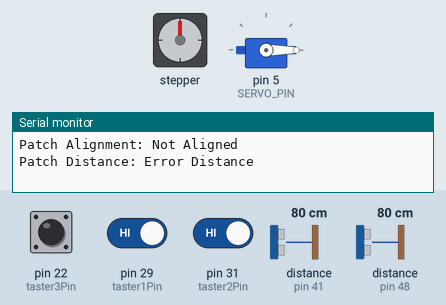
The sketch below on a simulated Arduino Mega 2560, built with avr-gcc and run on an emulated ATmega2560. On the bench: stepper motor, servo, the last lines printed to the serial monitor. Wiring (inferred from the names in the program): stepper motor driver (200 steps per turn assumed): step pin 2; direction pin 3; enable pin 4. The test bench sets the inputs (shaded band); at power-on: pin 22 (taster3Pin) HIGH, pin 29 (taster1Pin) HIGH, pin 31 (taster2Pin) HIGH, distance to the obstacle (sensors on pin 41, pin 48) 80 cm.

Above: at 1.2 s.
1.3 s: pin 22 (taster3Pin) pulled LOW for 0.15 s
5.9 s: pin 29 (taster1Pin) driven LOW and pin 31 (taster2Pin) driven LOW
At 6.7 s:
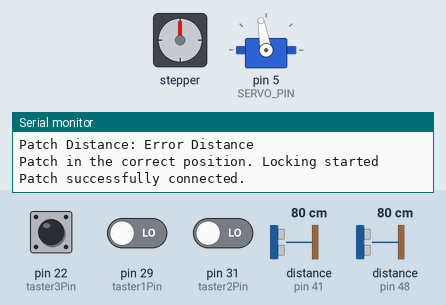
Timing chart, 0 to 28.3 s (numbered marks = the images above; inputs shaded):
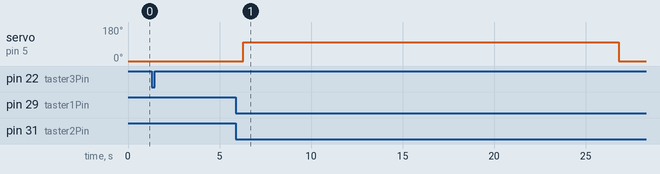

The sketch:

004_1_Patch_attaching_to_Strut.ino
```cpp
// =============================================
//  Project:  Masterthesis
//  Author:   Lukas Bartschinski
//  Date:     26.03.2026
//  Description:
//  This sketch controls two VL53L0X distance sensors, one stepper motor, and one servo motor
// =============================================

#include <Wire.h>
#include <VL53L0X.h>
#include <Servo.h>

// =============================================
//               Pin Definitions
// =============================================

// XSHUT pins for VL53L0X sensors
const int sensor1XSHUT = 8;
const int sensor2XSHUT = 9;

// Limit switch pins
const int taster1Pin = 29;  // Limit switch Nr. 1 Joint
const int taster2Pin = 31;  // Limit switch Nr. 2 Joint
const int taster3Pin = 22;  // Limit switch Nr. 3 Patch
const int taster4Pin = 35;  // Limit switch Nr. 4 (Backup)

// Stepper motor control pins
#define STEP_PIN 2    // Step signal (PWR on TB6600)
#define DIR_PIN 3     // Direction signal (PUL on TB6600)
#define ENA_PIN 4     // Enable signal (ENBL on TB6600)

// NEMA 17 Stepper Motor settings: 1.46A (ON;ON;OFF) / 12V

// Servo motor pin
#define SERVO_PIN 5   // Servo motor pin

// =============================================
//               Constants
// =============================================

// VOF sensor offsets
const int SENSOR_OFFSET1_STRUT = 77;  // Offset for Strut alignment (mm)
const int SENSOR_OFFSET2_STRUT = 67;  // Offset for Strut alignment (mm)
const int SENSOR_OFFSET1_PATCH = 77;  // Offset for Patch alignment (mm)
const int SENSOR_OFFSET2_PATCH = 67;  // Offset for Patch alignment (mm)

// Stepper motor --> step delay in microseconds
const int STEP_DELAY_US_INITIAL = 500; // 500 µs delay for initial steps

// Servo motor angles
const int SERVO_PICKUP_ANGLE = 100;   // Angle for patch pickup
const int SERVO_RELEASE_ANGLE = 0;   // Angle for patch release

// Other
const unsigned long PRINT_DELAY = 1000; // Delay for serial output in ms

// =============================================
//               Global Variables
// =============================================

// VOF sensor objects
VL53L0X sensor1;
VL53L0X sensor2;

// Servo motor object
Servo patchServo;

// Process state tracking
enum ProcessState {
  WAIT_FOR_PATCH_ALIGNMENT,
  PATCH_PICKUP,
  WAIT_FOR_STRUT_ALIGNMENT,
  MOVE_MOTOR,
  WAIT_DELAY,
  PATCH_ATTACH,
  MOVE_MOTOR_BACKWARD
};
ProcessState currentState = WAIT_FOR_PATCH_ALIGNMENT;

// Variables for delay and step counting
unsigned long delayStartTime = 0;
unsigned long stepCounter = 0;
const unsigned long MOTOR_STEPS = 12000; // Steps after alignment

// Global state variables
bool patchPickedUp = false;
bool patchAttached = false;

// =============================================
//  SETUP: Initialize hardware and sensors
// =============================================

void setup() {
  Serial.begin(9600);
  Wire.begin();  // Initialize I²C bus

  // Set XSHUT pins as outputs
  pinMode(sensor1XSHUT, OUTPUT);
  pinMode(sensor2XSHUT, OUTPUT);

  // Reset both VL53L0X sensors
  digitalWrite(sensor1XSHUT, LOW);
  digitalWrite(sensor2XSHUT, LOW);
  delay(10);

  // Start VL53L0X sensor 1 and set address
  digitalWrite(sensor1XSHUT, HIGH);
  delay(10);
  sensor1.init(true);
  sensor1.setAddress(0x30);  // New address for sensor 1
  delay(10);

  // Start VL53L0X sensor 2 (default address 0x29)
  digitalWrite(sensor2XSHUT, HIGH);
  delay(10);
  sensor2.init(true);
  sensor2.setAddress(0x29);  // Default address for sensor 2
  delay(10);

  // Start continuous measurement
  sensor1.startContinuous(50);
  sensor2.startContinuous(50);

  // Initialize limit switches
  pinMode(taster1Pin, INPUT_PULLUP);
  pinMode(taster2Pin, INPUT_PULLUP);
  pinMode(taster3Pin, INPUT_PULLUP);
  pinMode(taster4Pin, INPUT_PULLUP);

  // Initialize stepper motor pins
  pinMode(STEP_PIN, OUTPUT);
  pinMode(DIR_PIN, OUTPUT);
  pinMode(ENA_PIN, OUTPUT);

  // Initialize servo motor
  patchServo.attach(SERVO_PIN);
  patchServo.write(SERVO_RELEASE_ANGLE);  // Servo in initial position

  Serial.println("EE system ready. Waiting for patch alignment");
}

// =============================================
//  LOOP: Main program loop
// =============================================

void loop() {
  switch (currentState) {
    case WAIT_FOR_PATCH_ALIGNMENT:
      waitForPatchAlignment();
      break;
    case PATCH_PICKUP:
      patchPickup();
      break;
    case WAIT_FOR_STRUT_ALIGNMENT:
      waitForStrutAlignment();
      break;
    case MOVE_MOTOR:
      moveMotor();
      break;
    case WAIT_DELAY:
      waitDelay();
      break;
    case PATCH_ATTACH:
      patchAttach();
      break;
    case MOVE_MOTOR_BACKWARD:
      moveMotorBackward();
      break;
  }
}

// ========================================================================================
//  Function --> waitForPatchAlignment: Wait for correct patch alignment using VL53L0X sensors
// ========================================================================================

void waitForPatchAlignment() {
  static unsigned long lastDistancePrint = 0;

  if (millis() - lastDistancePrint >= PRINT_DELAY) {
    int distance1 = sensor1.readRangeContinuousMillimeters();
    int distance2 = sensor2.readRangeContinuousMillimeters();
    int adjustedDistance1 = distance1 - SENSOR_OFFSET1_PATCH;
    int adjustedDistance2 = distance2 - SENSOR_OFFSET2_PATCH;

    if (sensor1.timeoutOccurred() || sensor2.timeoutOccurred()) {
      Serial.println("Error: VL53L0X-Sensor - Timeout");
    } else {
      Serial.print("Distance to Patch (S1): ");
      Serial.print(adjustedDistance1);
      Serial.print(" mm | Distance to Patch (S2): ");
      Serial.print(adjustedDistance2);
      Serial.println(" mm");

      // Check alignment
      bool aligned = abs(adjustedDistance1 - adjustedDistance2) <= 3;
      Serial.print("Patch Alignment: ");
      Serial.println(aligned ? "Aligned" : "Not Aligned");

      // Check distance alignment
      bool correctDistance = (adjustedDistance1 < 10 && adjustedDistance1 > 0) &&
                             (adjustedDistance2 < 10 && adjustedDistance2 > 0);
      Serial.print("Patch Distance: ");
      Serial.println(correctDistance ? "Correct Distance" : "Error Distance");

      if (aligned && correctDistance) {
        Serial.println("Patch is correctly aligned AND within the correct distance. Ready for pickup...");
      }
    }
    lastDistancePrint = millis();
  }

  // Proceed to pickup if patch is aligned and endstop 3 is pressed
  if (digitalRead(taster3Pin) == LOW) {
    currentState = PATCH_PICKUP;
  }
}

// ========================================================================================
//  Function --> patchPickup: Rotate servo to pickup the patch
// ========================================================================================

void patchPickup() {
  if (!patchPickedUp) {
    Serial.println("Patch in the correct position. Locking started");
    delay(5000); // Delay after endstop activation: wait 5 seconds
    patchServo.write(SERVO_PICKUP_ANGLE);  // Servo rotates to pickup angle
    Serial.println("Patch successfully connected.");
    patchPickedUp = true;
    delay(3000); // Delay after pickup: wait 3 seconds
  }

  if (patchPickedUp) {
    currentState = WAIT_FOR_STRUT_ALIGNMENT;
    stepCounter = 0;
  }
}

// ===========================================================================
//  waitForStrutAlignment: Wait for correct strut alignment and distance
// ===========================================================================

void waitForStrutAlignment() {
  static unsigned long lastDistancePrint = 0;

  if (millis() - lastDistancePrint >= PRINT_DELAY) {
    int distance1 = sensor1.readRangeContinuousMillimeters();
    int distance2 = sensor2.readRangeContinuousMillimeters();
    int adjustedDistance1 = distance1 - SENSOR_OFFSET1_STRUT;
    int adjustedDistance2 = distance2 - SENSOR_OFFSET2_STRUT;

    if (sensor1.timeoutOccurred() || sensor2.timeoutOccurred()) {
      Serial.println("Error: VL53L0X-Sensor - Timeout");
    } else {
      Serial.print("Distance to Strut (S1): ");
      Serial.print(adjustedDistance1);
      Serial.print(" mm | Distance to Strut (S2): ");
      Serial.print(adjustedDistance2);
      Serial.println(" mm");

      bool aligned = abs(adjustedDistance1 - adjustedDistance2) <= 8;
      Serial.print("Strut Alignment: ");
      Serial.println(aligned ? "Aligned" : "Not Aligned");

      bool correctDistance = (adjustedDistance1 < 20 && adjustedDistance1 > 0) &&
                             (adjustedDistance2 < 20 && adjustedDistance2 > 0);
      Serial.print("Strut Distance: ");
      Serial.println(correctDistance ? "Correct Distance" : "Error Distance");

      if (aligned && correctDistance) {
        Serial.println("Strut is correctly aligned AND within the correct distance. Motor ready for starting...");
        currentState = MOVE_MOTOR;
        stepCounter = 0;
        digitalWrite(ENA_PIN, HIGH);  // Enable motor
        digitalWrite(DIR_PIN, HIGH);  // Direction: clockwise
      }
    }
    lastDistancePrint = millis();
  }

  // Backup for the alignment and distance test with endstop 1 and 2
  int taster1Zustand = digitalRead(taster1Pin);
  int taster2Zustand = digitalRead(taster2Pin);

  if (taster1Zustand == LOW && taster2Zustand == LOW) {
    Serial.println("Strut is correctly aligned AND within the correct distance (with endstop 1 & 2). Motor ready for starting...");
    currentState = MOVE_MOTOR;
    stepCounter = 0;
    digitalWrite(ENA_PIN, HIGH);  // Enable motor
    digitalWrite(DIR_PIN, HIGH);  // Direction: clockwise
  }
}

// ============================================================================
//  moveMotor: Move stepper motor 12000 steps
// ============================================================================

void moveMotor() {
  static unsigned long lastStepPrint = 0;

  if (stepCounter < MOTOR_STEPS) {
    digitalWrite(STEP_PIN, HIGH);
    delayMicroseconds(STEP_DELAY_US_INITIAL);
    digitalWrite(STEP_PIN, LOW);
    delayMicroseconds(STEP_DELAY_US_INITIAL);
    stepCounter++;

    if (millis() - lastStepPrint >= PRINT_DELAY) {
      Serial.print("Step ");
      Serial.print(stepCounter);
      Serial.print(" of ");
      Serial.println(MOTOR_STEPS);
      lastStepPrint = millis();
    }
  } else {
    Serial.println("Set steps reached.");
    delayStartTime = millis();    // Save delay start time
    currentState = PATCH_ATTACH;
  }
}

// ==============================================================================================================
//  waitDelay: Wait for 60 seconds
// ==============================================================================================================

void waitDelay() {
  static unsigned long lastDelayPrint = 0;

  if (millis() - lastDelayPrint >= PRINT_DELAY) {
    unsigned long remainingTime = (60000 - (millis() - delayStartTime)) / 1000;
    Serial.print("Waiting: ");
    Serial.print(remainingTime);
    Serial.println(" seconds remaining");
    lastDelayPrint = millis();
  }

  if (millis() - delayStartTime >= 60000) {
    currentState = MOVE_MOTOR_BACKWARD;
  }
}

// =====================================================================
//  patchAttach: Attach the patch to the strut by releasing the servo
// =====================================================================

void patchAttach() {
  if (!patchAttached) {
    Serial.println("Patch attached to strut.");
    delay(5000); // Delay of 5000 milliseconds
    patchServo.write(SERVO_RELEASE_ANGLE);  // Servo back to initial position
    patchAttached = true;
    delayStartTime = millis();  // Save delay start time
  }

  if (millis() - delayStartTime >= 5000) {
    currentState = MOVE_MOTOR_BACKWARD;
  }
}

// ============================================================================
//  moveMotorBackward: Move motor 12000 steps backward to release strut + patch
// ============================================================================

void moveMotorBackward() {
  static unsigned long lastBackwardPrint = 0;
  static int backwardSteps = 0;

  if (backwardSteps == 0) {
    Serial.println("Release of Strut and Patch");
    digitalWrite(ENA_PIN, HIGH);  // Enable motor
    digitalWrite(DIR_PIN, LOW);   // Direction: counterclockwise
  }

  if (backwardSteps < 12000) {
    digitalWrite(STEP_PIN, HIGH);
    delayMicroseconds(STEP_DELAY_US_INITIAL);
    digitalWrite(STEP_PIN, LOW);
    delayMicroseconds(STEP_DELAY_US_INITIAL);
    backwardSteps++;

    if (millis() - lastBackwardPrint >= PRINT_DELAY) {
      Serial.print("Backward step ");
      Serial.print(backwardSteps);
      Serial.println(" of 12000");
      lastBackwardPrint = millis();
    }
  } else {
    digitalWrite(ENA_PIN, LOW);  // Disable motor
    currentState = WAIT_FOR_PATCH_ALIGNMENT;
    backwardSteps = 0;
    stepCounter = 0;
    patchPickedUp = false;
    patchAttached = false;
    Serial.println("Strut with Patch successfully released. EE system ready for new task");
  }
}
```
